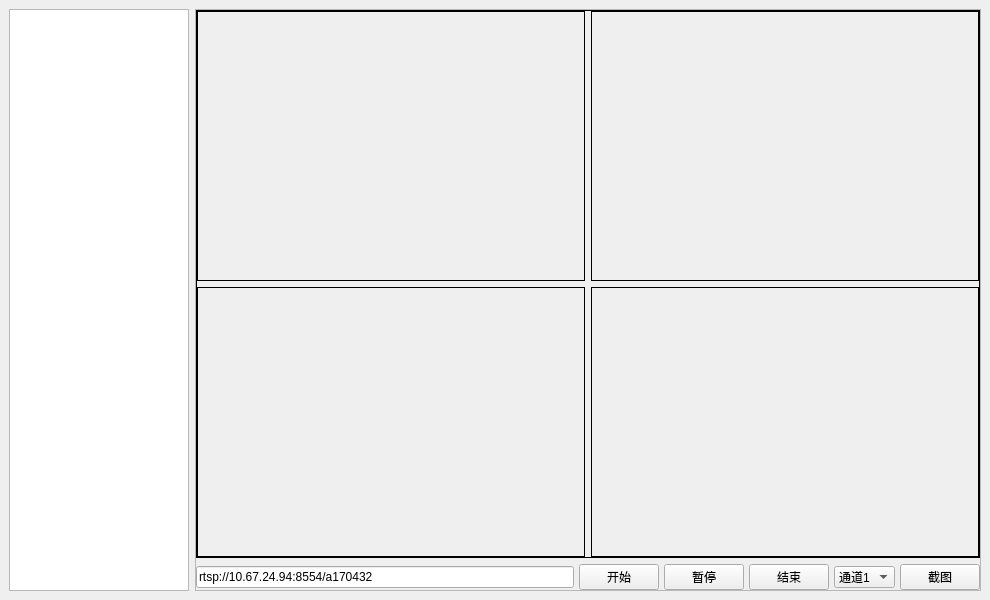
<?xml version="1.0" encoding="UTF-8"?>
<ui version="4.0">
 <class>MainWindow</class>
 <widget class="QMainWindow" name="MainWindow">
  <property name="geometry">
   <rect>
    <x>0</x>
    <y>0</y>
    <width>990</width>
    <height>600</height>
   </rect>
  </property>
  <property name="windowTitle">
   <string>MainWindow</string>
  </property>
  <widget class="QWidget" name="centralwidget">
   <layout class="QHBoxLayout" name="horizontalLayout">
    <item>
     <widget class="QTreeView" name="treeView">
      <property name="sizePolicy">
       <sizepolicy hsizetype="Fixed" vsizetype="Expanding">
        <horstretch>0</horstretch>
        <verstretch>0</verstretch>
       </sizepolicy>
      </property>
      <property name="minimumSize">
       <size>
        <width>180</width>
        <height>0</height>
       </size>
      </property>
      <property name="maximumSize">
       <size>
        <width>180</width>
        <height>16777215</height>
       </size>
      </property>
     </widget>
    </item>
    <item>
     <widget class="QFrame" name="frame">
      <property name="frameShape">
       <enum>QFrame::StyledPanel</enum>
      </property>
      <property name="frameShadow">
       <enum>QFrame::Raised</enum>
      </property>
      <layout class="QVBoxLayout" name="verticalLayout">
       <property name="leftMargin">
        <number>0</number>
       </property>
       <property name="topMargin">
        <number>0</number>
       </property>
       <property name="rightMargin">
        <number>0</number>
       </property>
       <property name="bottomMargin">
        <number>0</number>
       </property>
       <item>
        <widget class="QFrame" name="content">
         <property name="sizePolicy">
          <sizepolicy hsizetype="Expanding" vsizetype="Expanding">
           <horstretch>0</horstretch>
           <verstretch>0</verstretch>
          </sizepolicy>
         </property>
         <property name="frameShape">
          <enum>QFrame::Box</enum>
         </property>
         <property name="frameShadow">
          <enum>QFrame::Plain</enum>
         </property>
         <layout class="QGridLayout" name="gridLayout">
          <property name="leftMargin">
           <number>0</number>
          </property>
          <property name="topMargin">
           <number>0</number>
          </property>
          <property name="rightMargin">
           <number>0</number>
          </property>
          <property name="bottomMargin">
           <number>0</number>
          </property>
          <item row="0" column="0">
           <widget class="View" name="view1">
            <property name="sizePolicy">
             <sizepolicy hsizetype="Preferred" vsizetype="Expanding">
              <horstretch>0</horstretch>
              <verstretch>0</verstretch>
             </sizepolicy>
            </property>
            <property name="frameShape">
             <enum>QFrame::Box</enum>
            </property>
           </widget>
          </item>
          <item row="0" column="1">
           <widget class="View" name="view2">
            <property name="sizePolicy">
             <sizepolicy hsizetype="Preferred" vsizetype="Expanding">
              <horstretch>0</horstretch>
              <verstretch>0</verstretch>
             </sizepolicy>
            </property>
            <property name="frameShape">
             <enum>QFrame::Box</enum>
            </property>
           </widget>
          </item>
          <item row="1" column="0">
           <widget class="View" name="view3">
            <property name="sizePolicy">
             <sizepolicy hsizetype="Preferred" vsizetype="Expanding">
              <horstretch>0</horstretch>
              <verstretch>0</verstretch>
             </sizepolicy>
            </property>
            <property name="frameShape">
             <enum>QFrame::Box</enum>
            </property>
           </widget>
          </item>
          <item row="1" column="1">
           <widget class="View" name="view4">
            <property name="sizePolicy">
             <sizepolicy hsizetype="Preferred" vsizetype="Expanding">
              <horstretch>0</horstretch>
              <verstretch>0</verstretch>
             </sizepolicy>
            </property>
            <property name="frameShape">
             <enum>QFrame::Box</enum>
            </property>
           </widget>
          </item>
         </layout>
        </widget>
       </item>
       <item>
        <layout class="QHBoxLayout" name="hlayout_3">
         <property name="spacing">
          <number>5</number>
         </property>
         <item>
          <widget class="QLineEdit" name="lineedit">
           <property name="text">
            <string>rtsp://10.67.24.94:8554/a170432</string>
           </property>
          </widget>
         </item>
         <item>
          <widget class="QPushButton" name="playbtn">
           <property name="text">
            <string>开始</string>
           </property>
          </widget>
         </item>
         <item>
          <widget class="QPushButton" name="pausebtn">
           <property name="text">
            <string>暂停</string>
           </property>
          </widget>
         </item>
         <item>
          <widget class="QPushButton" name="stopbtn">
           <property name="text">
            <string>结束</string>
           </property>
          </widget>
         </item>
         <item>
          <widget class="QComboBox" name="chnbox">
           <item>
            <property name="text">
             <string>通道1</string>
            </property>
           </item>
           <item>
            <property name="text">
             <string>通道2</string>
            </property>
           </item>
           <item>
            <property name="text">
             <string>通道3</string>
            </property>
           </item>
          </widget>
         </item>
         <item>
          <widget class="QPushButton" name="grabbtn">
           <property name="cursor">
            <cursorShape>PointingHandCursor</cursorShape>
           </property>
           <property name="text">
            <string>截图</string>
           </property>
          </widget>
         </item>
        </layout>
       </item>
      </layout>
     </widget>
    </item>
   </layout>
  </widget>
 </widget>
 <customwidgets>
  <customwidget>
   <class>View</class>
   <extends>QFrame</extends>
   <header>view.h</header>
   <container>1</container>
  </customwidget>
 </customwidgets>
 <resources/>
 <connections/>
</ui>
